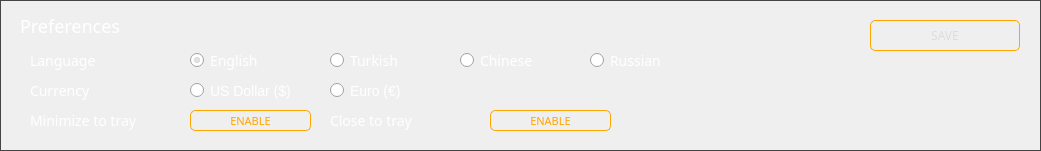
      <widget class="QGroupBox" name="groupBox_9">
       <property name="geometry">
        <rect>
         <x>0</x>
         <y>275</y>
         <width>1041</width>
         <height>151</height>
        </rect>
       </property>
       <property name="styleSheet">
        <string notr="true">border: 1px solid #444;</string>
       </property>
       <property name="title">
        <string/>
       </property>
       <widget class="QLabel" name="label_30">
        <property name="geometry">
         <rect>
          <x>20</x>
          <y>10</y>
          <width>311</width>
          <height>31</height>
         </rect>
        </property>
        <property name="font">
         <font>
          <family>Poppins</family>
          <pointsize>-1</pointsize>
         </font>
        </property>
        <property name="styleSheet">
         <string notr="true">color: #fff; 
font-size: 18px;
font-family: 'Poppins'; border: 0px;</string>
        </property>
        <property name="text">
         <string>Preferences</string>
        </property>
        <property name="alignment">
         <set>Qt::AlignLeading|Qt::AlignLeft|Qt::AlignVCenter</set>
        </property>
       </widget>
       <widget class="QLabel" name="label_34">
        <property name="geometry">
         <rect>
          <x>30</x>
          <y>50</y>
          <width>151</width>
          <height>21</height>
         </rect>
        </property>
        <property name="font">
         <font>
          <family>Poppins</family>
          <pointsize>-1</pointsize>
         </font>
        </property>
        <property name="styleSheet">
         <string notr="true">color: #fff; 
font-size: 14px;
font-family: 'Poppins'; border: 0px;</string>
        </property>
        <property name="text">
         <string>Language</string>
        </property>
        <property name="alignment">
         <set>Qt::AlignLeading|Qt::AlignLeft|Qt::AlignVCenter</set>
        </property>
       </widget>
       <widget class="QLabel" name="label_35">
        <property name="geometry">
         <rect>
          <x>30</x>
          <y>80</y>
          <width>151</width>
          <height>21</height>
         </rect>
        </property>
        <property name="font">
         <font>
          <family>Poppins</family>
          <pointsize>-1</pointsize>
         </font>
        </property>
        <property name="styleSheet">
         <string notr="true">color: #fff; 
font-size: 14px;
font-family: 'Poppins'; border: 0px;</string>
        </property>
        <property name="text">
         <string>Currency</string>
        </property>
        <property name="alignment">
         <set>Qt::AlignLeading|Qt::AlignLeft|Qt::AlignVCenter</set>
        </property>
       </widget>
       <widget class="QRadioButton" name="m_usd">
        <property name="geometry">
         <rect>
          <x>190</x>
          <y>80</y>
          <width>121</width>
          <height>21</height>
         </rect>
        </property>
        <property name="styleSheet">
         <string notr="true">color: #fff; 
font-size: 14px;
font-family: 'Poppins'; border: 0px;</string>
        </property>
        <property name="text">
         <string>US Dollar ($)</string>
        </property>
        <attribute name="buttonGroup">
         <string notr="true">buttonGroup_2</string>
        </attribute>
       </widget>
       <widget class="QRadioButton" name="m_eur">
        <property name="geometry">
         <rect>
          <x>330</x>
          <y>80</y>
          <width>121</width>
          <height>21</height>
         </rect>
        </property>
        <property name="styleSheet">
         <string notr="true">color: #fff; 
font-size: 14px;
font-family: 'Poppins'; border: 0px;</string>
        </property>
        <property name="text">
         <string>Euro (€)</string>
        </property>
        <attribute name="buttonGroup">
         <string notr="true">buttonGroup_2</string>
        </attribute>
       </widget>
       <widget class="QRadioButton" name="m_chinese">
        <property name="geometry">
         <rect>
          <x>460</x>
          <y>50</y>
          <width>121</width>
          <height>21</height>
         </rect>
        </property>
        <property name="font">
         <font>
          <family>Poppins</family>
          <pointsize>-1</pointsize>
         </font>
        </property>
        <property name="styleSheet">
         <string notr="true">color: #fff; 
font-size: 14px;
font-family: 'Poppins'; border: 0px;</string>
        </property>
        <property name="text">
         <string>Chinese</string>
        </property>
        <property name="icon">
         <iconset resource="../../resources.qrc">
          <normaloff>:/images/images/cn.png</normaloff>:/images/images/cn.png</iconset>
        </property>
        <property name="checked">
         <bool>false</bool>
        </property>
        <attribute name="buttonGroup">
         <string notr="true">buttonGroup</string>
        </attribute>
       </widget>
       <widget class="QRadioButton" name="m_english">
        <property name="geometry">
         <rect>
          <x>190</x>
          <y>50</y>
          <width>121</width>
          <height>21</height>
         </rect>
        </property>
        <property name="font">
         <font>
          <family>Poppins</family>
          <pointsize>-1</pointsize>
         </font>
        </property>
        <property name="styleSheet">
         <string notr="true">color: #fff; 
font-size: 14px;
font-family: 'Poppins'; border: 0px;</string>
        </property>
        <property name="text">
         <string>English</string>
        </property>
        <property name="icon">
         <iconset resource="../../resources.qrc">
          <normaloff>:/images/images/en.png</normaloff>:/images/images/en.png</iconset>
        </property>
        <property name="checked">
         <bool>true</bool>
        </property>
        <attribute name="buttonGroup">
         <string notr="true">buttonGroup</string>
        </attribute>
       </widget>
       <widget class="QRadioButton" name="m_russian">
        <property name="geometry">
         <rect>
          <x>590</x>
          <y>50</y>
          <width>121</width>
          <height>21</height>
         </rect>
        </property>
        <property name="font">
         <font>
          <family>Poppins</family>
          <pointsize>-1</pointsize>
         </font>
        </property>
        <property name="styleSheet">
         <string notr="true">color: #fff; 
font-size: 14px;
font-family: 'Poppins'; border: 0px;</string>
        </property>
        <property name="text">
         <string>Russian</string>
        </property>
        <property name="icon">
         <iconset resource="../../resources.qrc">
          <normaloff>:/images/images/ru.png</normaloff>:/images/images/ru.png</iconset>
        </property>
        <property name="checked">
         <bool>false</bool>
        </property>
        <attribute name="buttonGroup">
         <string notr="true">buttonGroup</string>
        </attribute>
       </widget>
       <widget class="QRadioButton" name="m_turkish">
        <property name="geometry">
         <rect>
          <x>330</x>
          <y>50</y>
          <width>121</width>
          <height>21</height>
         </rect>
        </property>
        <property name="font">
         <font>
          <family>Poppins</family>
          <pointsize>-1</pointsize>
         </font>
        </property>
        <property name="styleSheet">
         <string notr="true">color: #fff; 
font-size: 14px;
font-family: 'Poppins'; border: 0px;</string>
        </property>
        <property name="text">
         <string>Turkish</string>
        </property>
        <property name="icon">
         <iconset resource="../../resources.qrc">
          <normaloff>:/images/images/tr.png</normaloff>:/images/images/tr.png</iconset>
        </property>
        <property name="checked">
         <bool>false</bool>
        </property>
        <attribute name="buttonGroup">
         <string notr="true">buttonGroup</string>
        </attribute>
       </widget>
       <widget class="QPushButton" name="m_saveLanguageButton">
        <property name="geometry">
         <rect>
          <x>870</x>
          <y>20</y>
          <width>150</width>
          <height>31</height>
         </rect>
        </property>
        <property name="minimumSize">
         <size>
          <width>150</width>
          <height>30</height>
         </size>
        </property>
        <property name="maximumSize">
         <size>
          <width>150</width>
          <height>31</height>
         </size>
        </property>
        <property name="font">
         <font>
          <family>Poppins</family>
          <pointsize>-1</pointsize>
         </font>
        </property>
        <property name="styleSheet">
         <string notr="true">color: #ddd; border: 1px solid orange; font-size: 12px; border-radius: 5px; font-family: 'Poppins';</string>
        </property>
        <property name="text">
         <string>SAVE</string>
        </property>
       </widget>
       <widget class="QLabel" name="label_44">
        <property name="geometry">
         <rect>
          <x>30</x>
          <y>110</y>
          <width>151</width>
          <height>21</height>
         </rect>
        </property>
        <property name="font">
         <font>
          <family>Poppins</family>
          <pointsize>-1</pointsize>
         </font>
        </property>
        <property name="styleSheet">
         <string notr="true">color: #fff; 
font-size: 14px;
font-family: 'Poppins'; border: 0px;</string>
        </property>
        <property name="text">
         <string>Minimize to tray</string>
        </property>
        <property name="alignment">
         <set>Qt::AlignLeading|Qt::AlignLeft|Qt::AlignVCenter</set>
        </property>
       </widget>
       <widget class="QPushButton" name="m_minToTrayButton">
        <property name="geometry">
         <rect>
          <x>190</x>
          <y>110</y>
          <width>121</width>
          <height>21</height>
         </rect>
        </property>
        <property name="minimumSize">
         <size>
          <width>100</width>
          <height>21</height>
         </size>
        </property>
        <property name="maximumSize">
         <size>
          <width>180</width>
          <height>35</height>
         </size>
        </property>
        <property name="font">
         <font>
          <family>Poppins</family>
          <pointsize>-1</pointsize>
         </font>
        </property>
        <property name="styleSheet">
         <string notr="true">QPushButton#m_minToTrayButton {color: orange;border: 1px solid orange; font-size: 11px; border-radius: 5px;}

QPushButton#m_minToTrayButton:hover {color: orange; border: 1px solid orange; font-size: 11px; border-radius: 5px;}</string>
        </property>
        <property name="text">
         <string>ENABLE</string>
        </property>
       </widget>
       <widget class="QLabel" name="label_45">
        <property name="geometry">
         <rect>
          <x>330</x>
          <y>110</y>
          <width>151</width>
          <height>21</height>
         </rect>
        </property>
        <property name="font">
         <font>
          <family>Poppins</family>
          <pointsize>-1</pointsize>
         </font>
        </property>
        <property name="styleSheet">
         <string notr="true">color: #fff; 
font-size: 14px;
font-family: 'Poppins'; border: 0px;</string>
        </property>
        <property name="text">
         <string>Close to tray</string>
        </property>
        <property name="alignment">
         <set>Qt::AlignLeading|Qt::AlignLeft|Qt::AlignVCenter</set>
        </property>
       </widget>
       <widget class="QPushButton" name="m_closeToTrayButton">
        <property name="geometry">
         <rect>
          <x>490</x>
          <y>110</y>
          <width>121</width>
          <height>21</height>
         </rect>
        </property>
        <property name="minimumSize">
         <size>
          <width>100</width>
          <height>21</height>
         </size>
        </property>
        <property name="maximumSize">
         <size>
          <width>180</width>
          <height>35</height>
         </size>
        </property>
        <property name="font">
         <font>
          <family>Poppins</family>
          <pointsize>-1</pointsize>
         </font>
        </property>
        <property name="styleSheet">
         <string notr="true">QPushButton#m_closeToTrayButton {color: orange;border: 1px solid orange; font-size: 11px; border-radius: 5px;}

QPushButton#m_closeToTrayButton:hover {color: orange; border: 1px solid orange; font-size: 11px; border-radius: 5px;}</string>
        </property>
        <property name="text">
         <string>ENABLE</string>
        </property>
       </widget>
      </widget>
